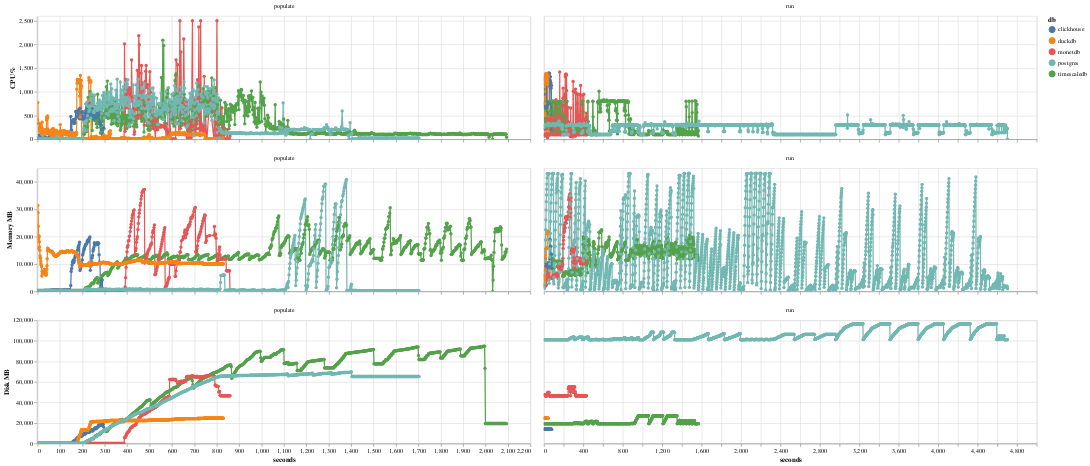

The cell this chart's notebook holds for it:
### Code cell
df = db.execute(
    """
WITH first_metric_time AS (
    SELECT
        benchmark_id,
        MIN(time) AS start_time
    FROM metric
    GROUP BY benchmark_id
)
SELECT
    b.db,
    b.suite,
    b.operation,
    epoch(m.time - fm.start_time) AS seconds_since_start,
    m.cpu_percent,
    m.mem_mb,
    m.disk_mb
FROM metric m
JOIN first_metric_time fm ON m.benchmark_id = fm.benchmark_id
JOIN benchmark b ON m.benchmark_id = b.id
WHERE b.suite = (?)
and b.deleted_at is null
ORDER BY b.id, seconds_since_start;
""",
    [SUITE],
).pl()

df = df.with_columns(pl.col.cpu_percent.clip(0, 25 * 100))

df_long = df.unpivot(
    on=["cpu_percent", "mem_mb", "disk_mb"],
    index=["db", "suite", "operation", "seconds_since_start"],
    variable_name="metric",
    value_name="value",
)

df_long = df_long.with_columns(
    [
        pl.col("db").cast(pl.Categorical),
        pl.col("operation").cast(pl.Categorical),
        pl.col("metric").cast(pl.Categorical),
    ]
)

selector = alt.selection_point(fields=["db"], bind="legend")

width = 800
height = 200

cpu_chart = (
    alt.Chart(df_long.filter(pl.col("metric") == "cpu_percent"))
    .mark_line(point=True)
    .encode(
        x=alt.X("seconds_since_start:Q", axis=alt.Axis(title=None, ticks=True, grid=True, labels=False)),
        y=alt.Y("value:Q", axis=alt.Axis(title="CPU %", ticks=True, grid=True), scale=alt.Scale(zero=False)),
        color=alt.Color("db:N"),
        tooltip=[
            "db",
            "suite",
            "operation",
            "metric",
            alt.Tooltip("seconds_since_start:Q", format=".0f"),
            alt.Tooltip("value:Q", format=".0f"),
        ],
        opacity=alt.condition(selector, alt.value(1.0), alt.value(0.1)),
    )
    .add_params(selector)
    .properties(width=width, height=height)
    .facet(column=alt.Column("operation:N", title=None))
    .resolve_scale(x="independent")
)

mem_chart = (
    alt.Chart(df_long.filter(pl.col("metric") == "mem_mb"))
    .mark_line(point=True)
    .encode(
        x=alt.X("seconds_since_start:Q", axis=alt.Axis(title=None, ticks=True, grid=True, labels=False)),
        y=alt.Y("value:Q", axis=alt.Axis(title="Memory MB", ticks=True, grid=True), scale=alt.Scale(zero=False)),
        color=alt.Color("db:N"),
        tooltip=[
            "db",
            "suite",
            "operation",
            "metric",
            alt.Tooltip("seconds_since_start:Q", format=".2f"),
            alt.Tooltip("value:Q", format=".1f"),
        ],
        opacity=alt.condition(selector, alt.value(1.0), alt.value(0.1)),
    )
    .add_params(selector)
    .properties(width=width, height=height)
    .facet(column=alt.Column("operation:N", title=None))
    .resolve_scale(x="independent")
)

disk_chart = (
    alt.Chart(df_long.filter(pl.col("metric") == "disk_mb"))
    .mark_line(point=True)
    .encode(
        x=alt.X("seconds_since_start:Q", axis=alt.Axis(title="seconds", ticks=True, grid=True)),
        y=alt.Y("value:Q", axis=alt.Axis(title="Disk MB", ticks=True, grid=True), scale=alt.Scale(zero=False)),
        color=alt.Color("db:N"),
        tooltip=[
            "db",
            "suite",
            "operation",
            "metric",
            alt.Tooltip("seconds_since_start:Q", format=".2f"),
            alt.Tooltip("value:Q", format=".1f"),
        ],
        opacity=alt.condition(selector, alt.value(1.0), alt.value(0.1)),
    )
    .add_params(selector)
    .properties(width=width, height=height)
    .facet(column=alt.Column("operation:N", title=None))
    .resolve_scale(x="independent")
)

chart = alt.vconcat(cpu_chart, mem_chart, disk_chart).interactive(bind_y=False)

chart

### Figure 1 — Vega-Lite specification as saved in the notebook (floating-point values rounded to 4 significant figures; data arrays with more than 128 entries replaced by an {"elided": "..."} marker saying what was removed)
{"config": {"view": {"continuousWidth": 300, "continuousHeight": 300}}, "vconcat": [{"data": {"name": "data-60f74271fede0ef381496c61126b908c"}, "facet": {"column": {"field": "operation", "title": null, "type": "nominal"}}, "spec": {"mark": {"type": "line", "point": true}, "encoding": {"color": {"field": "db", "type": "nominal"}, "opacity": {"condition": {"param": "param_8", "value": 1.0}, "value": 0.1}, "tooltip": [{"field": "db", "type": "ordinal"}, {"field": "suite", "type": "nominal"}, {"field": "operation", "type": "ordinal"}, {"field": "metric", "type": "ordinal"}, {"field": "seconds_since_start", "format": ".0f", "type": "quantitative"}, {"field": "value", "format": ".0f", "type": "quantitative"}], "x": {"axis": {"grid": true, "labels": false, "ticks": true, "title": null}, "field": "seconds_since_start", "type": "quantitative"}, "y": {"axis": {"grid": true, "ticks": true, "title": "CPU %"}, "field": "value", "scale": {"zero": false}, "type": "quantitative"}}, "height": 200, "name": "view_10", "width": 800}, "resolve": {"scale": {"x": "independent"}}}, {"data": {"name": "data-9e4b55ebbd2c147c5ee688abe4cc9e16"}, "facet": {"column": {"field": "operation", "title": null, "type": "nominal"}}, "spec": {"mark": {"type": "line", "point": true}, "encoding": {"color": {"field": "db", "type": "nominal"}, "opacity": {"condition": {"param": "param_8", "value": 1.0}, "value": 0.1}, "tooltip": [{"field": "db", "type": "ordinal"}, {"field": "suite", "type": "nominal"}, {"field": "operation", "type": "ordinal"}, {"field": "metric", "type": "ordinal"}, {"field": "seconds_since_start", "format": ".2f", "type": "quantitative"}, {"field": "value", "format": ".1f", "type": "quantitative"}], "x": {"axis": {"grid": true, "labels": false, "ticks": true, "title": null}, "field": "seconds_since_start", "type": "quantitative"}, "y": {"axis": {"grid": true, "ticks": true, "title": "Memory MB"}, "field": "value", "scale": {"zero": false}, "type": "quantitative"}}, "height": 200, "name": "view_11", "width": 800}, "resolve": {"scale": {"x": "independent"}}}, {"data": {"name": "data-c05ad4e1d77fc9751cc6d6decdcfc604"}, "facet": {"column": {"field": "operation", "title": null, "type": "nominal"}}, "spec": {"mark": {"type": "line", "point": true}, "encoding": {"color": {"field": "db", "type": "nominal"}, "opacity": {"condition": {"param": "param_8", "value": 1.0}, "value": 0.1}, "tooltip": [{"field": "db", "type": "ordinal"}, {"field": "suite", "type": "nominal"}, {"field": "operation", "type": "ordinal"}, {"field": "metric", "type": "ordinal"}, {"field": "seconds_since_start", "format": ".2f", "type": "quantitative"}, {"field": "value", "format": ".1f", "type": "quantitative"}], "x": {"axis": {"grid": true, "ticks": true, "title": "seconds"}, "field": "seconds_since_start", "type": "quantitative"}, "y": {"axis": {"grid": true, "ticks": true, "title": "Disk MB"}, "field": "value", "scale": {"zero": false}, "type": "quantitative"}}, "height": 200, "name": "view_12", "width": 800}, "resolve": {"scale": {"x": "independent"}}}], "params": [{"name": "param_8", "select": {"type": "point", "fields": ["db"]}, "bind": "legend", "views": ["view_10", "view_11", "view_12"]}, {"name": "param_9", "select": {"type": "interval", "encodings": ["x"]}, "bind": "scales", "views": ["view_10", "view_11", "view_12"]}], "$schema": "https://vega.github.io/schema/vega-lite/v5.20.1.json", "datasets": {"data-60f74271fede0ef381496c61126b908c": {"elided": "6649 records"}, "data-9e4b55ebbd2c147c5ee688abe4cc9e16": {"elided": "6649 records"}, "data-c05ad4e1d77fc9751cc6d6decdcfc604": {"elided": "6649 records"}}}
